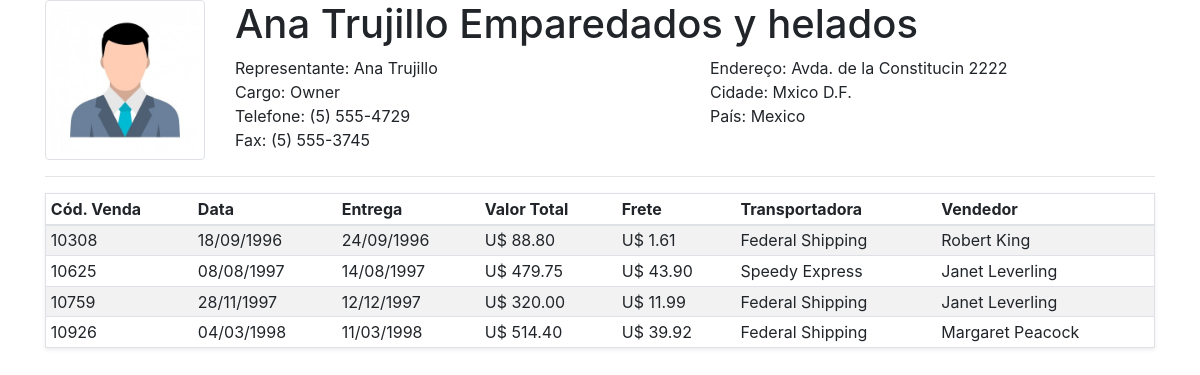
The app's page /Painel.php?idPg=11&tbl=customers&column=CustomerID&id=ANATR with its own data.
### tables this page shows
CREATE TABLE IF NOT EXISTS `customers` (
  `CustomerID` varchar(5) NOT NULL,
  `CompanyName` varchar(40) NOT NULL,
  `ContactName` varchar(30) DEFAULT NULL,
  `ContactTitle` varchar(30) DEFAULT NULL,
  `Address` varchar(60) DEFAULT NULL,
  `City` varchar(15) DEFAULT NULL,
  `Region` varchar(15) DEFAULT NULL,
  `PostalCode` varchar(10) DEFAULT NULL,
  `Country` varchar(15) DEFAULT NULL,
  `Phone` varchar(24) DEFAULT NULL,
  `Fax` varchar(24) DEFAULT NULL,
  PRIMARY KEY (`CustomerID`),
  KEY `City` (`City`),
  KEY `CompanyName` (`CompanyName`),
  KEY `PostalCode` (`PostalCode`),
  KEY `Region` (`Region`)
);

CREATE TABLE IF NOT EXISTS `orders` (
  `OrderID` int(11) NOT NULL AUTO_INCREMENT,
  `CustomerID` varchar(5) DEFAULT NULL,
  `EmployeeID` int(11) DEFAULT NULL,
  `OrderDate` datetime DEFAULT NULL,
  `RequiredDate` datetime DEFAULT NULL,
  `ShippedDate` datetime DEFAULT NULL,
  `ShipVia` int(11) DEFAULT NULL,
  `Freight` decimal(10,4) DEFAULT '0.0000',
  `ShipName` varchar(40) DEFAULT NULL,
  `ShipAddress` varchar(60) DEFAULT NULL,
  `ShipCity` varchar(15) DEFAULT NULL,
  `ShipRegion` varchar(15) DEFAULT NULL,
  `ShipPostalCode` varchar(10) DEFAULT NULL,
  `ShipCountry` varchar(15) DEFAULT NULL,
  PRIMARY KEY (`OrderID`),
  KEY `OrderDate` (`OrderDate`),
  KEY `ShippedDate` (`ShippedDate`),
  KEY `ShipPostalCode` (`ShipPostalCode`),
  KEY `FK_Orders_Customers` (`CustomerID`),
  KEY `FK_Orders_Employees` (`EmployeeID`),
  KEY `FK_Orders_Shippers` (`ShipVia`)
);

CREATE TABLE IF NOT EXISTS `shippers` (
  `ShipperID` int(11) NOT NULL AUTO_INCREMENT,
  `CompanyName` varchar(40) NOT NULL,
  `Phone` varchar(24) DEFAULT NULL,
  PRIMARY KEY (`ShipperID`)
);

CREATE TABLE IF NOT EXISTS `employees` (
  `EmployeeID` int(11) NOT NULL AUTO_INCREMENT,
  `LastName` varchar(20) NOT NULL,
  `FirstName` varchar(10) NOT NULL,
  `Title` varchar(30) DEFAULT NULL,
  `TitleOfCourtesy` varchar(25) DEFAULT NULL,
  `BirthDate` datetime DEFAULT NULL,
  `HireDate` datetime DEFAULT NULL,
  `Address` varchar(60) DEFAULT NULL,
  `City` varchar(15) DEFAULT NULL,
  `Region` varchar(15) DEFAULT NULL,
  `PostalCode` varchar(10) DEFAULT NULL,
  `Country` varchar(15) DEFAULT NULL,
  `HomePhone` varchar(24) DEFAULT NULL,
  `Extension` varchar(4) DEFAULT NULL,
  `Photo` longblob,
  `Notes` mediumtext NOT NULL,
  `ReportsTo` int(11) DEFAULT NULL,
  `PhotoPath` varchar(255) DEFAULT NULL,
  `Salary` float DEFAULT NULL,
  PRIMARY KEY (`EmployeeID`),
  KEY `LastName` (`LastName`),
  KEY `PostalCode` (`PostalCode`),
  KEY `FK_Employees_Employees` (`ReportsTo`)
);

### FuncoesDAO.php (called while the page is built, shortened)
<?php
function consultarPorId($vConn, $tbl, $column, $id){
    $sqlCliente = "Select * from $tbl where $column like '$id'";
    $rsCliente = mysqli_query($vConn, $sqlCliente) or die(mysqli_error($vConn));
    return $rsCliente;
}
function listarVendasCliente($vConn, $id){
    $sqlVendas = "Select * from orders O, employees E, Shippers S where O.CustomerId like '$id' and O.EmployeeID = E.EmployeeID and O.ShipVia = S.ShipperID";
    $rsVendas = mysqli_query($vConn, $sqlVendas) or die(mysqli_error($vConn));
    return $rsVendas;
}
function calcularCompra($vConn, $idVenda){
    $sqlTotal = "SELECT sum(OD.UnitPrice * OD.Quantity) as total FROM Orderdetails OD,";
    $sqlTotal .= "Orders O where OD.orderid = O.orderid and O.orderid = $idVenda";
    $rsTotal = mysqli_query($vConn, $sqlTotal) or die(mysqli_error($vConn));
    $tblTotal = mysqli_fetch_array($rsTotal);
    return $tblTotal['total'];
}
function corrigirData($tmpData){
    $vData = explode("-", $tmpData);
    $vDia = explode(" ", $vData[2]);
    return $vDia[0] . "/" . $vData[1] . "/" . $vData[0];
}
?>

### InfoCliente.php (the view)
<?php
$id = $_GET['id'];
$tbl = $_GET['tbl'];
$column = $_GET['column'];
$rsCliente = consultarPorId($vConn, $tbl, $column, $id);
$rsVenda = listarVendasCliente($vConn, $id);
$tblCliente = mysqli_fetch_array($rsCliente);
?>
<div class="row">
    <div class="col-lg-2">
        <img src="img/user.jpg" class="img-thumbnail">
    </div>
    <div class="col-lg-10">
        <div class="row">
            <div class="col-lg-12">
                <h1><?= $tblCliente['CompanyName'] ?></h1>
            </div>
        </div>
        <div class="row">
            <div class="col-lg-6">
                Representante: <?= $tblCliente['ContactName'] ?><br>
                Cargo: <?= $tblCliente['ContactTitle'] ?><br>
                Telefone: <?= $tblCliente['Phone'] ?><br>
                Fax: <?= $tblCliente['Fax'] ?><br>
            </div>
            <div class="col-lg-6">
                Endereço: <?= $tblCliente['Address'] ?><br>
                Cidade: <?= $tblCliente['City'] ?><br>
                País: <?= $tblCliente['Country'] ?><br>
            </div>
        </div>
    </div>
</div>
        <hr>
        <table class="table table-sm table-striped shadow-sm border">
            <thead>
                    <th>Cód. Venda</th>
                    <th>Data</th>
                    <th>Entrega</th>
                    <th>Valor Total</th>
                    <th>Frete</th>
                    <th>Transportadora</th>
                    <th>Vendedor</th>
            </thead>
            <tbody>
                <?php
                while ($tblVenda = mysqli_fetch_array($rsVenda)) {
                    ?>
                    <tr>
                        <td><?= $tblVenda['OrderID'] ?></td>
                        <td><?= corrigirData($tblVenda['OrderDate']) ?></td>
                        <td><?= corrigirData($tblVenda['ShippedDate']) ?></td>
                        <td>U$ <?=number_format(calcularCompra($vConn, $tblVenda['OrderID']),2) ?></td>
                        <td>U$ <?= number_format($tblVenda['Freight'], 2) ?></td>
                        <td><?= $tblVenda['CompanyName'] ?></td>
                        <td><?= $tblVenda['FirstName'] . " " . $tblVenda['LastName'] ?></td>
                    </tr>
                <?php } ?>
            </tbody>
        </table>

### records on screen
customers: CompanyName "Ana Trujillo Emparedados y helados", ContactName "Ana Trujillo", ContactTitle "Owner", Phone "(5) 555-4729", Fax "(5) 555-3745", Address "Avda. de la Constitucin 2222", City "Mxico D.F.", Country "Mexico"
orders: OrderID "10308", OrderDate "18/09/1996", ShippedDate "24/09/1996", OrderID "88.80", Freight "1.61", shippers.CompanyName "Federal Shipping", EmployeeID.FirstName "Robert", EmployeeID.LastName "King"
orders: OrderID "10625", OrderDate "08/08/1997", ShippedDate "14/08/1997", OrderID "479.75", Freight "43.90", shippers.CompanyName "Speedy Express", EmployeeID.FirstName "Janet", EmployeeID.LastName "Leverling"
orders: OrderID "10759", OrderDate "28/11/1997", ShippedDate "12/12/1997", OrderID "320.00", Freight "11.99", shippers.CompanyName "Federal Shipping", EmployeeID.FirstName "Janet", EmployeeID.LastName "Leverling"
orders: OrderID "10926", OrderDate "04/03/1998", ShippedDate "11/03/1998", OrderID "514.40", Freight "39.92", shippers.CompanyName "Federal Shipping", EmployeeID.FirstName "Margaret", EmployeeID.LastName "Peacock"
